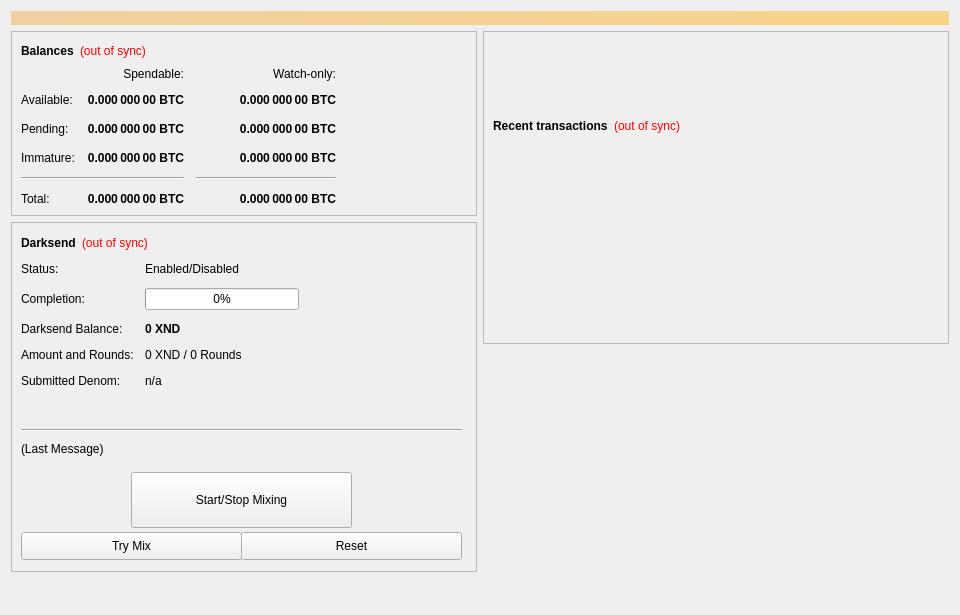
<?xml version="1.0" encoding="UTF-8"?>
<ui version="4.0">
 <class>OverviewPage</class>
 <widget class="QWidget" name="OverviewPage">
  <property name="geometry">
   <rect>
    <x>0</x>
    <y>0</y>
    <width>960</width>
    <height>615</height>
   </rect>
  </property>
  <property name="minimumSize">
   <size>
    <width>960</width>
    <height>0</height>
   </size>
  </property>
  <property name="windowTitle">
   <string>Form</string>
  </property>
  <layout class="QVBoxLayout" name="topLayout">
   <item>
    <widget class="QLabel" name="labelAlerts">
     <property name="visible">
      <bool>false</bool>
     </property>
     <property name="styleSheet">
      <string notr="true">background-color: qlineargradient(x1: 0, y1: 0, x2: 1, y2: 0, stop:0 #F0D0A0, stop:1 #F8D488); color:#000000;</string>
     </property>
     <property name="wordWrap">
      <bool>true</bool>
     </property>
     <property name="margin">
      <number>3</number>
     </property>
    </widget>
   </item>
   <item>
    <layout class="QHBoxLayout" name="horizontalLayout" stretch="1,1">
     <item>
      <layout class="QVBoxLayout" name="verticalLayout_2">
       <item>
        <widget class="QFrame" name="frame">
         <property name="frameShape">
          <enum>QFrame::StyledPanel</enum>
         </property>
         <property name="frameShadow">
          <enum>QFrame::Raised</enum>
         </property>
         <layout class="QVBoxLayout" name="verticalLayout_4">
          <item>
           <layout class="QHBoxLayout" name="horizontalLayout_4">
            <item>
             <widget class="QLabel" name="label_5">
              <property name="font">
               <font>
                <weight>75</weight>
                <bold>true</bold>
               </font>
              </property>
              <property name="text">
               <string>Balances</string>
              </property>
             </widget>
            </item>
            <item>
             <widget class="QLabel" name="labelWalletStatus">
              <property name="cursor">
               <cursorShape>WhatsThisCursor</cursorShape>
              </property>
              <property name="toolTip">
               <string>The displayed information may be out of date. Your wallet automatically synchronizes with the XND network after a connection is established, but this process has not completed yet.</string>
              </property>
              <property name="styleSheet">
               <string notr="true">QLabel { color: red; }</string>
              </property>
              <property name="text">
               <string notr="true">(out of sync)</string>
              </property>
              <property name="alignment">
               <set>Qt::AlignLeading|Qt::AlignLeft|Qt::AlignVCenter</set>
              </property>
             </widget>
            </item>
            <item>
             <spacer name="horizontalSpacer_3">
              <property name="orientation">
               <enum>Qt::Horizontal</enum>
              </property>
              <property name="sizeHint" stdset="0">
               <size>
                <width>40</width>
                <height>20</height>
               </size>
              </property>
             </spacer>
            </item>
           </layout>
          </item>
          <item>
           <layout class="QGridLayout" name="gridLayout">
            <property name="spacing">
             <number>12</number>
            </property>
            <item row="2" column="2">
             <widget class="QLabel" name="labelWatchPending">
              <property name="font">
               <font>
                <weight>75</weight>
                <bold>true</bold>
               </font>
              </property>
              <property name="cursor">
               <cursorShape>IBeamCursor</cursorShape>
              </property>
              <property name="toolTip">
               <string>Unconfirmed transactions to watch-only addresses</string>
              </property>
              <property name="text">
               <string notr="true">0.000 000 00 BTC</string>
              </property>
              <property name="alignment">
               <set>Qt::AlignRight|Qt::AlignTrailing|Qt::AlignVCenter</set>
              </property>
              <property name="textInteractionFlags">
               <set>Qt::LinksAccessibleByMouse|Qt::TextSelectableByKeyboard|Qt::TextSelectableByMouse</set>
              </property>
             </widget>
            </item>
            <item row="2" column="1">
             <widget class="QLabel" name="labelUnconfirmed">
              <property name="font">
               <font>
                <weight>75</weight>
                <bold>true</bold>
               </font>
              </property>
              <property name="cursor">
               <cursorShape>IBeamCursor</cursorShape>
              </property>
              <property name="toolTip">
               <string>Total of transactions that have yet to be confirmed, and do not yet count toward the spendable balance</string>
              </property>
              <property name="text">
               <string notr="true">0.000 000 00 BTC</string>
              </property>
              <property name="alignment">
               <set>Qt::AlignRight|Qt::AlignTrailing|Qt::AlignVCenter</set>
              </property>
              <property name="textInteractionFlags">
               <set>Qt::LinksAccessibleByMouse|Qt::TextSelectableByKeyboard|Qt::TextSelectableByMouse</set>
              </property>
             </widget>
            </item>
            <item row="3" column="2">
             <widget class="QLabel" name="labelWatchImmature">
              <property name="font">
               <font>
                <weight>75</weight>
                <bold>true</bold>
               </font>
              </property>
              <property name="cursor">
               <cursorShape>IBeamCursor</cursorShape>
              </property>
              <property name="toolTip">
               <string>Staked or masternode rewards in watch-only addresses that has not yet matured</string>
              </property>
              <property name="text">
               <string notr="true">0.000 000 00 BTC</string>
              </property>
              <property name="alignment">
               <set>Qt::AlignRight|Qt::AlignTrailing|Qt::AlignVCenter</set>
              </property>
              <property name="textInteractionFlags">
               <set>Qt::LinksAccessibleByMouse|Qt::TextSelectableByKeyboard|Qt::TextSelectableByMouse</set>
              </property>
             </widget>
            </item>
            <item row="4" column="0" colspan="2">
             <widget class="Line" name="lineSpendableBalance">
              <property name="orientation">
               <enum>Qt::Horizontal</enum>
              </property>
             </widget>
            </item>
            <item row="4" column="2">
             <widget class="Line" name="lineWatchBalance">
              <property name="sizePolicy">
               <sizepolicy hsizetype="Preferred" vsizetype="Fixed">
                <horstretch>0</horstretch>
                <verstretch>0</verstretch>
               </sizepolicy>
              </property>
              <property name="minimumSize">
               <size>
                <width>140</width>
                <height>0</height>
               </size>
              </property>
              <property name="orientation">
               <enum>Qt::Horizontal</enum>
              </property>
             </widget>
            </item>
            <item row="5" column="0">
             <widget class="QLabel" name="labelTotalText">
              <property name="text">
               <string>Total:</string>
              </property>
             </widget>
            </item>
            <item row="3" column="1">
             <widget class="QLabel" name="labelImmature">
              <property name="font">
               <font>
                <weight>75</weight>
                <bold>true</bold>
               </font>
              </property>
              <property name="cursor">
               <cursorShape>IBeamCursor</cursorShape>
              </property>
              <property name="toolTip">
               <string>Staked or masternode rewards that has not yet matured</string>
              </property>
              <property name="text">
               <string notr="true">0.000 000 00 BTC</string>
              </property>
              <property name="alignment">
               <set>Qt::AlignRight|Qt::AlignTrailing|Qt::AlignVCenter</set>
              </property>
              <property name="textInteractionFlags">
               <set>Qt::LinksAccessibleByMouse|Qt::TextSelectableByKeyboard|Qt::TextSelectableByMouse</set>
              </property>
             </widget>
            </item>
            <item row="2" column="3">
             <spacer name="horizontalSpacer_2">
              <property name="orientation">
               <enum>Qt::Horizontal</enum>
              </property>
              <property name="sizeHint" stdset="0">
               <size>
                <width>40</width>
                <height>20</height>
               </size>
              </property>
             </spacer>
            </item>
            <item row="3" column="0">
             <widget class="QLabel" name="labelImmatureText">
              <property name="text">
               <string>Immature:</string>
              </property>
             </widget>
            </item>
            <item row="5" column="1">
             <widget class="QLabel" name="labelTotal">
              <property name="font">
               <font>
                <weight>75</weight>
                <bold>true</bold>
               </font>
              </property>
              <property name="cursor">
               <cursorShape>IBeamCursor</cursorShape>
              </property>
              <property name="toolTip">
               <string>Your current total balance</string>
              </property>
              <property name="text">
               <string notr="true">0.000 000 00 BTC</string>
              </property>
              <property name="alignment">
               <set>Qt::AlignRight|Qt::AlignTrailing|Qt::AlignVCenter</set>
              </property>
              <property name="textInteractionFlags">
               <set>Qt::LinksAccessibleByMouse|Qt::TextSelectableByKeyboard|Qt::TextSelectableByMouse</set>
              </property>
             </widget>
            </item>
            <item row="5" column="2">
             <widget class="QLabel" name="labelWatchTotal">
              <property name="font">
               <font>
                <weight>75</weight>
                <bold>true</bold>
               </font>
              </property>
              <property name="cursor">
               <cursorShape>IBeamCursor</cursorShape>
              </property>
              <property name="toolTip">
               <string>Current total balance in watch-only addresses</string>
              </property>
              <property name="text">
               <string notr="true">0.000 000 00 BTC</string>
              </property>
              <property name="alignment">
               <set>Qt::AlignRight|Qt::AlignTrailing|Qt::AlignVCenter</set>
              </property>
              <property name="textInteractionFlags">
               <set>Qt::LinksAccessibleByMouse|Qt::TextSelectableByKeyboard|Qt::TextSelectableByMouse</set>
              </property>
             </widget>
            </item>
            <item row="0" column="2">
             <widget class="QLabel" name="labelWatchonly">
              <property name="text">
               <string>Watch-only:</string>
              </property>
              <property name="alignment">
               <set>Qt::AlignRight|Qt::AlignTrailing|Qt::AlignVCenter</set>
              </property>
             </widget>
            </item>
            <item row="1" column="0">
             <widget class="QLabel" name="labelBalanceText">
              <property name="text">
               <string>Available:</string>
              </property>
             </widget>
            </item>
            <item row="1" column="1">
             <widget class="QLabel" name="labelBalance">
              <property name="font">
               <font>
                <weight>75</weight>
                <bold>true</bold>
               </font>
              </property>
              <property name="cursor">
               <cursorShape>IBeamCursor</cursorShape>
              </property>
              <property name="toolTip">
               <string>Your current spendable balance</string>
              </property>
              <property name="text">
               <string notr="true">0.000 000 00 BTC</string>
              </property>
              <property name="alignment">
               <set>Qt::AlignRight|Qt::AlignTrailing|Qt::AlignVCenter</set>
              </property>
              <property name="textInteractionFlags">
               <set>Qt::LinksAccessibleByMouse|Qt::TextSelectableByKeyboard|Qt::TextSelectableByMouse</set>
              </property>
             </widget>
            </item>
            <item row="1" column="2">
             <widget class="QLabel" name="labelWatchAvailable">
              <property name="font">
               <font>
                <weight>75</weight>
                <bold>true</bold>
               </font>
              </property>
              <property name="cursor">
               <cursorShape>IBeamCursor</cursorShape>
              </property>
              <property name="toolTip">
               <string>Your current balance in watch-only addresses</string>
              </property>
              <property name="text">
               <string notr="true">0.000 000 00 BTC</string>
              </property>
              <property name="alignment">
               <set>Qt::AlignRight|Qt::AlignTrailing|Qt::AlignVCenter</set>
              </property>
              <property name="textInteractionFlags">
               <set>Qt::LinksAccessibleByMouse|Qt::TextSelectableByKeyboard|Qt::TextSelectableByMouse</set>
              </property>
             </widget>
            </item>
            <item row="2" column="0">
             <widget class="QLabel" name="labelPendingText">
              <property name="text">
               <string>Pending:</string>
              </property>
             </widget>
            </item>
            <item row="0" column="1">
             <widget class="QLabel" name="labelSpendable">
              <property name="text">
               <string>Spendable:</string>
              </property>
              <property name="alignment">
               <set>Qt::AlignRight|Qt::AlignTrailing|Qt::AlignVCenter</set>
              </property>
             </widget>
            </item>
           </layout>
          </item>
         </layout>
        </widget>
       </item>
       <item>
        <widget class="QFrame" name="frameDarksend">
         <property name="minimumSize">
          <size>
           <width>0</width>
           <height>350</height>
          </size>
         </property>
         <property name="layoutDirection">
          <enum>Qt::LeftToRight</enum>
         </property>
         <property name="frameShape">
          <enum>QFrame::StyledPanel</enum>
         </property>
         <property name="frameShadow">
          <enum>QFrame::Raised</enum>
         </property>
         <widget class="QWidget" name="formLayoutWidget">
          <property name="geometry">
           <rect>
            <x>10</x>
            <y>40</y>
            <width>451</width>
            <height>161</height>
           </rect>
          </property>
          <layout class="QFormLayout" name="formLayout">
           <property name="fieldGrowthPolicy">
            <enum>QFormLayout::AllNonFixedFieldsGrow</enum>
           </property>
           <property name="horizontalSpacing">
            <number>11</number>
           </property>
           <property name="verticalSpacing">
            <number>12</number>
           </property>
           <item row="0" column="0">
            <widget class="QLabel" name="label_6">
             <property name="text">
              <string>Status:</string>
             </property>
            </widget>
           </item>
           <item row="1" column="0">
            <widget class="QLabel" name="label_7">
             <property name="text">
              <string>Completion:</string>
             </property>
            </widget>
           </item>
           <item row="1" column="1">
            <widget class="QProgressBar" name="DarksendProgress">
             <property name="maximumSize">
              <size>
               <width>154</width>
               <height>16777215</height>
              </size>
             </property>
             <property name="value">
              <number>0</number>
             </property>
            </widget>
           </item>
           <item row="2" column="0">
            <widget class="QLabel" name="labelAnonymizedText">
             <property name="text">
              <string>Darksend Balance:</string>
             </property>
            </widget>
           </item>
           <item row="2" column="1">
            <widget class="QLabel" name="labelAnonymized">
             <property name="font">
              <font>
               <weight>75</weight>
               <bold>true</bold>
              </font>
             </property>
             <property name="text">
              <string notr="true">0 XND</string>
             </property>
            </widget>
           </item>
           <item row="3" column="0">
            <widget class="QLabel" name="label_8">
             <property name="text">
              <string>Amount and Rounds:</string>
             </property>
            </widget>
           </item>
           <item row="3" column="1">
            <widget class="QLabel" name="labelAmountRounds">
             <property name="text">
              <string>0 XND / 0 Rounds</string>
             </property>
            </widget>
           </item>
           <item row="4" column="0">
            <widget class="QLabel" name="label_9">
             <property name="text">
              <string>Submitted Denom:</string>
             </property>
            </widget>
           </item>
           <item row="4" column="1">
            <widget class="QLabel" name="labelSubmittedDenom">
             <property name="toolTip">
              <string>The denominations you submitted to the Masternode.&lt;br&gt;To mix, other users must submit the exact same denominations.</string>
             </property>
             <property name="text">
              <string>n/a</string>
             </property>
            </widget>
           </item>
           <item row="0" column="1">
            <widget class="QLabel" name="DarksendEnabled">
             <property name="text">
              <string>Enabled/Disabled</string>
             </property>
            </widget>
           </item>
          </layout>
         </widget>
         <widget class="QPushButton" name="runAutoDenom">
          <property name="geometry">
           <rect>
            <x>251</x>
            <y>17</y>
            <width>1</width>
            <height>1</height>
           </rect>
          </property>
          <property name="palette">
           <palette>
            <active>
             <colorrole role="WindowText">
              <brush brushstyle="SolidPattern">
               <color alpha="255">
                <red>0</red>
                <green>0</green>
                <blue>0</blue>
               </color>
              </brush>
             </colorrole>
             <colorrole role="Button">
              <brush brushstyle="SolidPattern">
               <color alpha="255">
                <red>239</red>
                <green>238</green>
                <blue>238</blue>
               </color>
              </brush>
             </colorrole>
             <colorrole role="Light">
              <brush brushstyle="SolidPattern">
               <color alpha="255">
                <red>255</red>
                <green>255</green>
                <blue>255</blue>
               </color>
              </brush>
             </colorrole>
             <colorrole role="Midlight">
              <brush brushstyle="SolidPattern">
               <color alpha="255">
                <red>247</red>
                <green>246</green>
                <blue>246</blue>
               </color>
              </brush>
             </colorrole>
             <colorrole role="Dark">
              <brush brushstyle="SolidPattern">
               <color alpha="255">
                <red>119</red>
                <green>119</green>
                <blue>119</blue>
               </color>
              </brush>
             </colorrole>
             <colorrole role="Mid">
              <brush brushstyle="SolidPattern">
               <color alpha="255">
                <red>159</red>
                <green>159</green>
                <blue>159</blue>
               </color>
              </brush>
             </colorrole>
             <colorrole role="Text">
              <brush brushstyle="SolidPattern">
               <color alpha="255">
                <red>0</red>
                <green>0</green>
                <blue>0</blue>
               </color>
              </brush>
             </colorrole>
             <colorrole role="BrightText">
              <brush brushstyle="SolidPattern">
               <color alpha="255">
                <red>255</red>
                <green>255</green>
                <blue>255</blue>
               </color>
              </brush>
             </colorrole>
             <colorrole role="ButtonText">
              <brush brushstyle="SolidPattern">
               <color alpha="255">
                <red>0</red>
                <green>0</green>
                <blue>0</blue>
               </color>
              </brush>
             </colorrole>
             <colorrole role="Base">
              <brush brushstyle="SolidPattern">
               <color alpha="255">
                <red>255</red>
                <green>255</green>
                <blue>255</blue>
               </color>
              </brush>
             </colorrole>
             <colorrole role="Window">
              <brush brushstyle="SolidPattern">
               <color alpha="255">
                <red>239</red>
                <green>238</green>
                <blue>238</blue>
               </color>
              </brush>
             </colorrole>
             <colorrole role="Shadow">
              <brush brushstyle="SolidPattern">
               <color alpha="255">
                <red>0</red>
                <green>0</green>
                <blue>0</blue>
               </color>
              </brush>
             </colorrole>
             <colorrole role="AlternateBase">
              <brush brushstyle="SolidPattern">
               <color alpha="255">
                <red>247</red>
                <green>246</green>
                <blue>246</blue>
               </color>
              </brush>
             </colorrole>
             <colorrole role="ToolTipBase">
              <brush brushstyle="SolidPattern">
               <color alpha="255">
                <red>255</red>
                <green>255</green>
                <blue>220</blue>
               </color>
              </brush>
             </colorrole>
             <colorrole role="ToolTipText">
              <brush brushstyle="SolidPattern">
               <color alpha="255">
                <red>0</red>
                <green>0</green>
                <blue>0</blue>
               </color>
              </brush>
             </colorrole>
            </active>
            <inactive>
             <colorrole role="WindowText">
              <brush brushstyle="SolidPattern">
               <color alpha="255">
                <red>0</red>
                <green>0</green>
                <blue>0</blue>
               </color>
              </brush>
             </colorrole>
             <colorrole role="Button">
              <brush brushstyle="SolidPattern">
               <color alpha="255">
                <red>239</red>
                <green>238</green>
                <blue>238</blue>
               </color>
              </brush>
             </colorrole>
             <colorrole role="Light">
              <brush brushstyle="SolidPattern">
               <color alpha="255">
                <red>255</red>
                <green>255</green>
                <blue>255</blue>
               </color>
              </brush>
             </colorrole>
             <colorrole role="Midlight">
              <brush brushstyle="SolidPattern">
               <color alpha="255">
                <red>247</red>
                <green>246</green>
                <blue>246</blue>
               </color>
              </brush>
             </colorrole>
             <colorrole role="Dark">
              <brush brushstyle="SolidPattern">
               <color alpha="255">
                <red>119</red>
                <green>119</green>
                <blue>119</blue>
               </color>
              </brush>
             </colorrole>
             <colorrole role="Mid">
              <brush brushstyle="SolidPattern">
               <color alpha="255">
                <red>159</red>
                <green>159</green>
                <blue>159</blue>
               </color>
              </brush>
             </colorrole>
             <colorrole role="Text">
              <brush brushstyle="SolidPattern">
               <color alpha="255">
                <red>0</red>
                <green>0</green>
                <blue>0</blue>
               </color>
              </brush>
             </colorrole>
             <colorrole role="BrightText">
              <brush brushstyle="SolidPattern">
               <color alpha="255">
                <red>255</red>
                <green>255</green>
                <blue>255</blue>
               </color>
              </brush>
             </colorrole>
             <colorrole role="ButtonText">
              <brush brushstyle="SolidPattern">
               <color alpha="255">
                <red>0</red>
                <green>0</green>
                <blue>0</blue>
               </color>
              </brush>
             </colorrole>
             <colorrole role="Base">
              <brush brushstyle="SolidPattern">
               <color alpha="255">
                <red>255</red>
                <green>255</green>
                <blue>255</blue>
               </color>
              </brush>
             </colorrole>
             <colorrole role="Window">
              <brush brushstyle="SolidPattern">
               <color alpha="255">
                <red>239</red>
                <green>238</green>
                <blue>238</blue>
               </color>
              </brush>
             </colorrole>
             <colorrole role="Shadow">
              <brush brushstyle="SolidPattern">
               <color alpha="255">
                <red>0</red>
                <green>0</green>
                <blue>0</blue>
               </color>
              </brush>
             </colorrole>
             <colorrole role="AlternateBase">
              <brush brushstyle="SolidPattern">
               <color alpha="255">
                <red>247</red>
                <green>246</green>
                <blue>246</blue>
               </color>
              </brush>
             </colorrole>
             <colorrole role="ToolTipBase">
              <brush brushstyle="SolidPattern">
               <color alpha="255">
                <red>255</red>
                <green>255</green>
                <blue>220</blue>
               </color>
              </brush>
             </colorrole>
             <colorrole role="ToolTipText">
              <brush brushstyle="SolidPattern">
               <color alpha="255">
                <red>0</red>
                <green>0</green>
                <blue>0</blue>
               </color>
              </brush>
             </colorrole>
            </inactive>
            <disabled>
             <colorrole role="WindowText">
              <brush brushstyle="SolidPattern">
               <color alpha="255">
                <red>119</red>
                <green>119</green>
                <blue>119</blue>
               </color>
              </brush>
             </colorrole>
             <colorrole role="Button">
              <brush brushstyle="SolidPattern">
               <color alpha="255">
                <red>239</red>
                <green>238</green>
                <blue>238</blue>
               </color>
              </brush>
             </colorrole>
             <colorrole role="Light">
              <brush brushstyle="SolidPattern">
               <color alpha="255">
                <red>255</red>
                <green>255</green>
                <blue>255</blue>
               </color>
              </brush>
             </colorrole>
             <colorrole role="Midlight">
              <brush brushstyle="SolidPattern">
               <color alpha="255">
                <red>247</red>
                <green>246</green>
                <blue>246</blue>
               </color>
              </brush>
             </colorrole>
             <colorrole role="Dark">
              <brush brushstyle="SolidPattern">
               <color alpha="255">
                <red>119</red>
                <green>119</green>
                <blue>119</blue>
               </color>
              </brush>
             </colorrole>
             <colorrole role="Mid">
              <brush brushstyle="SolidPattern">
               <color alpha="255">
                <red>159</red>
                <green>159</green>
                <blue>159</blue>
               </color>
              </brush>
             </colorrole>
             <colorrole role="Text">
              <brush brushstyle="SolidPattern">
               <color alpha="255">
                <red>119</red>
                <green>119</green>
                <blue>119</blue>
               </color>
              </brush>
             </colorrole>
             <colorrole role="BrightText">
              <brush brushstyle="SolidPattern">
               <color alpha="255">
                <red>255</red>
                <green>255</green>
                <blue>255</blue>
               </color>
              </brush>
             </colorrole>
             <colorrole role="ButtonText">
              <brush brushstyle="SolidPattern">
               <color alpha="255">
                <red>119</red>
                <green>119</green>
                <blue>119</blue>
               </color>
              </brush>
             </colorrole>
             <colorrole role="Base">
              <brush brushstyle="SolidPattern">
               <color alpha="255">
                <red>239</red>
                <green>238</green>
                <blue>238</blue>
               </color>
              </brush>
             </colorrole>
             <colorrole role="Window">
              <brush brushstyle="SolidPattern">
               <color alpha="255">
                <red>239</red>
                <green>238</green>
                <blue>238</blue>
               </color>
              </brush>
             </colorrole>
             <colorrole role="Shadow">
              <brush brushstyle="SolidPattern">
               <color alpha="255">
                <red>0</red>
                <green>0</green>
                <blue>0</blue>
               </color>
              </brush>
             </colorrole>
             <colorrole role="AlternateBase">
              <brush brushstyle="SolidPattern">
               <color alpha="255">
                <red>239</red>
                <green>238</green>
                <blue>238</blue>
               </color>
              </brush>
             </colorrole>
             <colorrole role="ToolTipBase">
              <brush brushstyle="SolidPattern">
               <color alpha="255">
                <red>255</red>
                <green>255</green>
                <blue>220</blue>
               </color>
              </brush>
             </colorrole>
             <colorrole role="ToolTipText">
              <brush brushstyle="SolidPattern">
               <color alpha="255">
                <red>0</red>
                <green>0</green>
                <blue>0</blue>
               </color>
              </brush>
             </colorrole>
            </disabled>
           </palette>
          </property>
          <property name="focusPolicy">
           <enum>Qt::NoFocus</enum>
          </property>
          <property name="autoFillBackground">
           <bool>true</bool>
          </property>
          <property name="text">
           <string/>
          </property>
          <property name="flat">
           <bool>true</bool>
          </property>
         </widget>
         <widget class="QPushButton" name="toggleDarksend">
          <property name="geometry">
           <rect>
            <x>120</x>
            <y>250</y>
            <width>221</width>
            <height>56</height>
           </rect>
          </property>
          <property name="sizePolicy">
           <sizepolicy hsizetype="MinimumExpanding" vsizetype="Fixed">
            <horstretch>0</horstretch>
            <verstretch>0</verstretch>
           </sizepolicy>
          </property>
          <property name="text">
           <string>Start/Stop Mixing</string>
          </property>
         </widget>
         <widget class="Line" name="lineLastMessage">
          <property name="geometry">
           <rect>
            <x>10</x>
            <y>200</y>
            <width>441</width>
            <height>16</height>
           </rect>
          </property>
          <property name="orientation">
           <enum>Qt::Horizontal</enum>
          </property>
         </widget>
         <widget class="QLabel" name="DarksendStatus">
          <property name="geometry">
           <rect>
            <x>10</x>
            <y>220</y>
            <width>451</width>
            <height>61</height>
           </rect>
          </property>
          <property name="minimumSize">
           <size>
            <width>288</width>
            <height>43</height>
           </size>
          </property>
          <property name="text">
           <string>(Last Message)</string>
          </property>
          <property name="alignment">
           <set>Qt::AlignLeading|Qt::AlignLeft|Qt::AlignTop</set>
          </property>
          <property name="wordWrap">
           <bool>true</bool>
          </property>
         </widget>
         <widget class="QPushButton" name="DarksendAuto">
          <property name="geometry">
           <rect>
            <x>10</x>
            <y>310</y>
            <width>221</width>
            <height>28</height>
           </rect>
          </property>
          <property name="sizePolicy">
           <sizepolicy hsizetype="MinimumExpanding" vsizetype="Fixed">
            <horstretch>0</horstretch>
            <verstretch>0</verstretch>
           </sizepolicy>
          </property>
          <property name="toolTip">
           <string>Try to manually submit a Darksend request.</string>
          </property>
          <property name="text">
           <string>Try Mix</string>
          </property>
         </widget>
         <widget class="QPushButton" name="DarksendReset">
          <property name="geometry">
           <rect>
            <x>230</x>
            <y>310</y>
            <width>221</width>
            <height>28</height>
           </rect>
          </property>
          <property name="sizePolicy">
           <sizepolicy hsizetype="MinimumExpanding" vsizetype="Fixed">
            <horstretch>0</horstretch>
            <verstretch>0</verstretch>
           </sizepolicy>
          </property>
          <property name="toolTip">
           <string>Reset the current status of Darksend (can interrupt Darksend if it's in the process of Mixing, which can cost you money!)</string>
          </property>
          <property name="autoFillBackground">
           <bool>false</bool>
          </property>
          <property name="text">
           <string>Reset</string>
          </property>
         </widget>
         <widget class="QWidget" name="layoutWidget">
          <property name="geometry">
           <rect>
            <x>10</x>
            <y>10</y>
            <width>431</width>
            <height>22</height>
           </rect>
          </property>
          <layout class="QHBoxLayout" name="horizontalLayout_5">
           <item>
            <widget class="QLabel" name="label_2">
             <property name="font">
              <font>
               <weight>75</weight>
               <bold>true</bold>
              </font>
             </property>
             <property name="text">
              <string>Darksend</string>
             </property>
            </widget>
           </item>
           <item>
            <widget class="QLabel" name="labelDarksendSyncStatus">
             <property name="toolTip">
              <string>The displayed information may be out of date. Your wallet automatically synchronizes with the XND network after a connection is established, but this process has not completed yet.</string>
             </property>
             <property name="styleSheet">
              <string notr="true">QLabel { color: red; }</string>
             </property>
             <property name="text">
              <string notr="true">(out of sync)</string>
             </property>
             <property name="alignment">
              <set>Qt::AlignLeading|Qt::AlignLeft|Qt::AlignVCenter</set>
             </property>
            </widget>
           </item>
           <item>
            <spacer name="horizontalSpacer_4">
             <property name="orientation">
              <enum>Qt::Horizontal</enum>
             </property>
             <property name="sizeHint" stdset="0">
              <size>
               <width>40</width>
               <height>20</height>
              </size>
             </property>
            </spacer>
           </item>
          </layout>
         </widget>
        </widget>
       </item>
       <item>
        <spacer name="verticalSpacer">
         <property name="orientation">
          <enum>Qt::Vertical</enum>
         </property>
         <property name="sizeHint" stdset="0">
          <size>
           <width>20</width>
           <height>40</height>
          </size>
         </property>
        </spacer>
       </item>
      </layout>
     </item>
     <item>
      <layout class="QVBoxLayout" name="verticalLayout_3">
       <item>
        <widget class="QFrame" name="frame_2">
         <property name="frameShape">
          <enum>QFrame::StyledPanel</enum>
         </property>
         <property name="frameShadow">
          <enum>QFrame::Raised</enum>
         </property>
         <layout class="QVBoxLayout" name="verticalLayout">
          <item>
           <spacer name="verticalSpacer_3">
            <property name="orientation">
             <enum>Qt::Vertical</enum>
            </property>
            <property name="sizeType">
             <enum>QSizePolicy::Fixed</enum>
            </property>
            <property name="sizeHint" stdset="0">
             <size>
              <width>20</width>
              <height>75</height>
             </size>
            </property>
           </spacer>
          </item>
          <item>
           <layout class="QHBoxLayout" name="horizontalLayout_2">
            <item>
             <widget class="QLabel" name="label_4">
              <property name="font">
               <font>
                <weight>75</weight>
                <bold>true</bold>
               </font>
              </property>
              <property name="text">
               <string>Recent transactions</string>
              </property>
             </widget>
            </item>
            <item>
             <widget class="QLabel" name="labelTransactionsStatus">
              <property name="cursor">
               <cursorShape>WhatsThisCursor</cursorShape>
              </property>
              <property name="toolTip">
               <string>The displayed information may be out of date. Your wallet automatically synchronizes with the XND network after a connection is established, but this process has not completed yet.</string>
              </property>
              <property name="styleSheet">
               <string notr="true">QLabel { color: red; }</string>
              </property>
              <property name="text">
               <string notr="true">(out of sync)</string>
              </property>
              <property name="alignment">
               <set>Qt::AlignRight|Qt::AlignTrailing|Qt::AlignVCenter</set>
              </property>
             </widget>
            </item>
            <item>
             <spacer name="horizontalSpacer">
              <property name="orientation">
               <enum>Qt::Horizontal</enum>
              </property>
              <property name="sizeHint" stdset="0">
               <size>
                <width>40</width>
                <height>20</height>
               </size>
              </property>
             </spacer>
            </item>
           </layout>
          </item>
          <item>
           <widget class="QListView" name="listTransactions">
            <property name="styleSheet">
             <string notr="true">QListView { background: transparent; }</string>
            </property>
            <property name="frameShape">
             <enum>QFrame::NoFrame</enum>
            </property>
            <property name="verticalScrollBarPolicy">
             <enum>Qt::ScrollBarAlwaysOff</enum>
            </property>
            <property name="horizontalScrollBarPolicy">
             <enum>Qt::ScrollBarAlwaysOff</enum>
            </property>
            <property name="selectionMode">
             <enum>QAbstractItemView::NoSelection</enum>
            </property>
           </widget>
          </item>
         </layout>
        </widget>
       </item>
       <item>
        <spacer name="verticalSpacer_2">
         <property name="orientation">
          <enum>Qt::Vertical</enum>
         </property>
         <property name="sizeType">
          <enum>QSizePolicy::Expanding</enum>
         </property>
         <property name="sizeHint" stdset="0">
          <size>
           <width>20</width>
           <height>40</height>
          </size>
         </property>
        </spacer>
       </item>
      </layout>
     </item>
    </layout>
   </item>
  </layout>
 </widget>
 <resources/>
 <connections/>
</ui>
